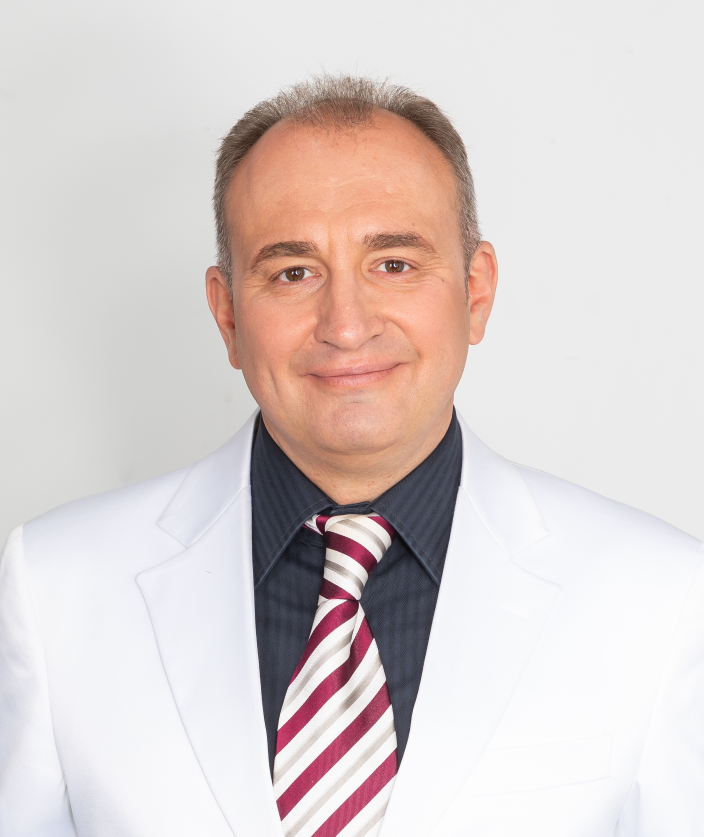
#> input picture test_image.jpg, 2110 x 2510 px (shown at 1/3 size)
$ python main.py
#> lines starting #> are read from the running program, lines starting #| are printed output that depends on the picture
import cv2
import sys
import os

def detect_faces(image_path, scale_factor=0.3):
#> called with image_path = './test_image.jpg', scale_factor = 0.3
    face_cascade = cv2.CascadeClassifier('./haarcascade_frontalface_default.xml')

    img = cv2.imread(image_path)
#> img is the input picture: shape (2510, 2110, 3); mean B, G, R 206.4, 208.1, 218.7
    if img is None:
        print(f"Не удалось загрузить изображение: {image_path}")
        return

    gray = cv2.cvtColor(img, cv2.COLOR_BGR2GRAY)
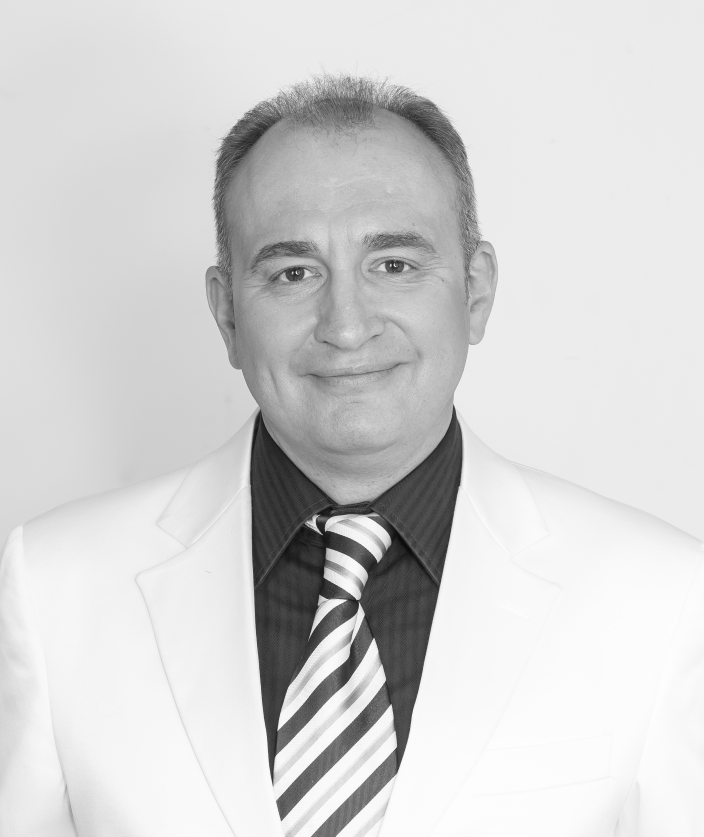
#> gray: shape (2510, 2110) (shown at 1/3 size); min 8, max 255, mean 211.1

    faces = face_cascade.detectMultiScale(gray, scaleFactor=1.1, minNeighbors=5, minSize=(30, 30))
#> faces = [[817, 1384, 386, 386], [564, 428, 950, 950]]

    print(f"Найдено {len(faces)} лиц")
#| Найдено 2 лиц

    for (x, y, w, h) in faces:
        cv2.rectangle(img, (x, y), (x+w, y+h), (255, 0, 0), 2)
#> this loop made 2 passes

    img_resized = cv2.resize(img, (0, 0), fx=scale_factor, fy=scale_factor)
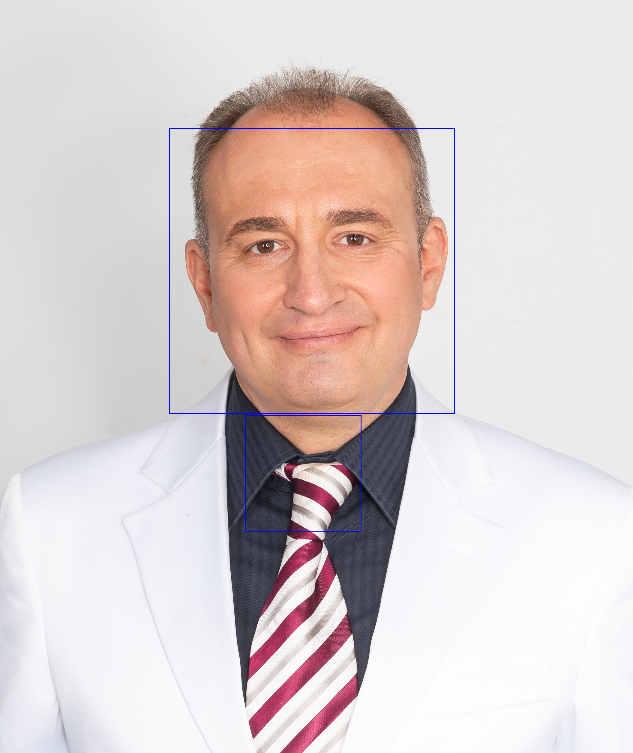
#> img_resized: shape (753, 633, 3); mean B, G, R 206.6, 207.6, 218.1

    cv2.imshow('Detected Faces', img_resized)
    cv2.waitKey(0)
    cv2.destroyAllWindows()

if __name__ == "__main__":
    script_dir = os.path.dirname(os.path.realpath(__file__))
    default_image_path = "./test_image.jpg"

    image_path = sys.argv[1] if len(sys.argv) > 1 else default_image_path
    detect_faces(image_path)
